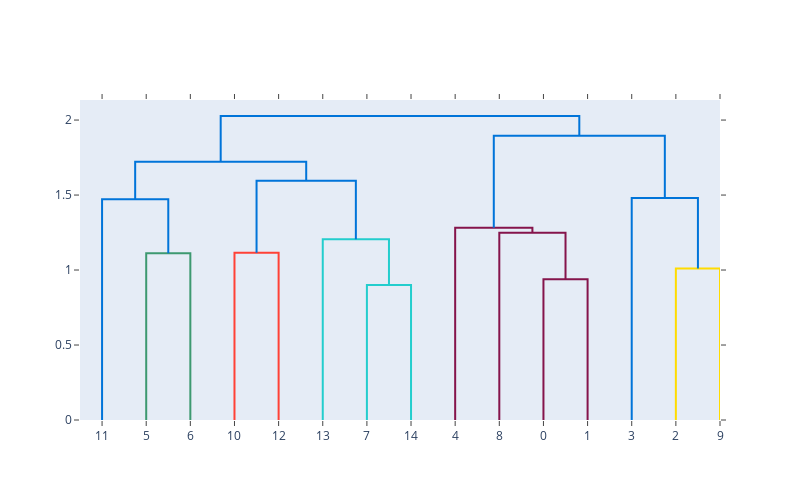

This figure's notebook cell:
### Code cell
# Trying out dendograms. This time I used a random seed as shown from
# an example online. 
import plotly.figure_factory as ff
np.random.seed(1)

X = np.random.rand(15, 12) # 15 samples, with 12 dimensions each
fig = ff.create_dendrogram(X)
fig.update_layout(width=800, height=500)
fig.show()

# Student observation: 
# This seems useful when making tournaments or organizing projects!

### Figure 1 — Plotly figure (JSON) as saved in the notebook; plotly's stock layout.template omitted (floating-point values rounded to 4 significant figures)
{"data": [{"hoverinfo": "text", "marker": {"color": "rgb(61,153,112)"}, "mode": "lines", "type": "scatter", "x": [15.0, 15.0, 25.0, 25.0], "xaxis": "x", "y": [0.0, 1.112, 1.112, 0.0], "yaxis": "y"}, {"hoverinfo": "text", "marker": {"color": "rgb(0,116,217)"}, "mode": "lines", "type": "scatter", "x": [5.0, 5.0, 20.0, 20.0], "xaxis": "x", "y": [0.0, 1.471, 1.471, 1.112], "yaxis": "y"}, {"hoverinfo": "text", "marker": {"color": "rgb(255,65,54)"}, "mode": "lines", "type": "scatter", "x": [35.0, 35.0, 45.0, 45.0], "xaxis": "x", "y": [0.0, 1.115, 1.115, 0.0], "yaxis": "y"}, {"hoverinfo": "text", "marker": {"color": "rgb(35,205,205)"}, "mode": "lines", "type": "scatter", "x": [65.0, 65.0, 75.0, 75.0], "xaxis": "x", "y": [0.0, 0.9006, 0.9006, 0.0], "yaxis": "y"}, {"hoverinfo": "text", "marker": {"color": "rgb(35,205,205)"}, "mode": "lines", "type": "scatter", "x": [55.0, 55.0, 70.0, 70.0], "xaxis": "x", "y": [0.0, 1.206, 1.206, 0.9006], "yaxis": "y"}, {"hoverinfo": "text", "marker": {"color": "rgb(0,116,217)"}, "mode": "lines", "type": "scatter", "x": [40.0, 40.0, 62.5, 62.5], "xaxis": "x", "y": [1.115, 1.596, 1.596, 1.206], "yaxis": "y"}, {"hoverinfo": "text", "marker": {"color": "rgb(0,116,217)"}, "mode": "lines", "type": "scatter", "x": [12.5, 12.5, 51.25, 51.25], "xaxis": "x", "y": [1.471, 1.722, 1.722, 1.596], "yaxis": "y"}, {"hoverinfo": "text", "marker": {"color": "rgb(133,20,75)"}, "mode": "lines", "type": "scatter", "x": [105.0, 105.0, 115.0, 115.0], "xaxis": "x", "y": [0.0, 0.9379, 0.9379, 0.0], "yaxis": "y"}, {"hoverinfo": "text", "marker": {"color": "rgb(133,20,75)"}, "mode": "lines", "type": "scatter", "x": [95.0, 95.0, 110.0, 110.0], "xaxis": "x", "y": [0.0, 1.249, 1.249, 0.9379], "yaxis": "y"}, {"hoverinfo": "text", "marker": {"color": "rgb(133,20,75)"}, "mode": "lines", "type": "scatter", "x": [85.0, 85.0, 102.5, 102.5], "xaxis": "x", "y": [0.0, 1.281, 1.281, 1.249], "yaxis": "y"}, {"hoverinfo": "text", "marker": {"color": "rgb(255,220,0)"}, "mode": "lines", "type": "scatter", "x": [135.0, 135.0, 145.0, 145.0], "xaxis": "x", "y": [0.0, 1.01, 1.01, 0.0], "yaxis": "y"}, {"hoverinfo": "text", "marker": {"color": "rgb(0,116,217)"}, "mode": "lines", "type": "scatter", "x": [125.0, 125.0, 140.0, 140.0], "xaxis": "x", "y": [0.0, 1.48, 1.48, 1.01], "yaxis": "y"}, {"hoverinfo": "text", "marker": {"color": "rgb(0,116,217)"}, "mode": "lines", "type": "scatter", "x": [93.75, 93.75, 132.5, 132.5], "xaxis": "x", "y": [1.281, 1.895, 1.895, 1.48], "yaxis": "y"}, {"hoverinfo": "text", "marker": {"color": "rgb(0,116,217)"}, "mode": "lines", "type": "scatter", "x": [31.88, 31.88, 113.1, 113.1], "xaxis": "x", "y": [1.722, 2.027, 2.027, 1.895], "yaxis": "y"}], "layout": {"autosize": false, "height": 500, "hovermode": "closest", "showlegend": false, "width": 800, "xaxis": {"mirror": "allticks", "rangemode": "tozero", "showgrid": false, "showline": true, "showticklabels": true, "tickmode": "array", "ticks": "outside", "ticktext": ["11", "5", "6", "10", "12", "13", "7", "14", "4", "8", "0", "1", "3", "2", "9"], "tickvals": [5, 15, 25, 35, 45, 55, 65, 75, 85, 95, 105, 115, 125, 135, 145], "type": "linear", "zeroline": false}, "yaxis": {"mirror": "allticks", "rangemode": "tozero", "showgrid": false, "showline": true, "showticklabels": true, "ticks": "outside", "type": "linear", "zeroline": false}}}
